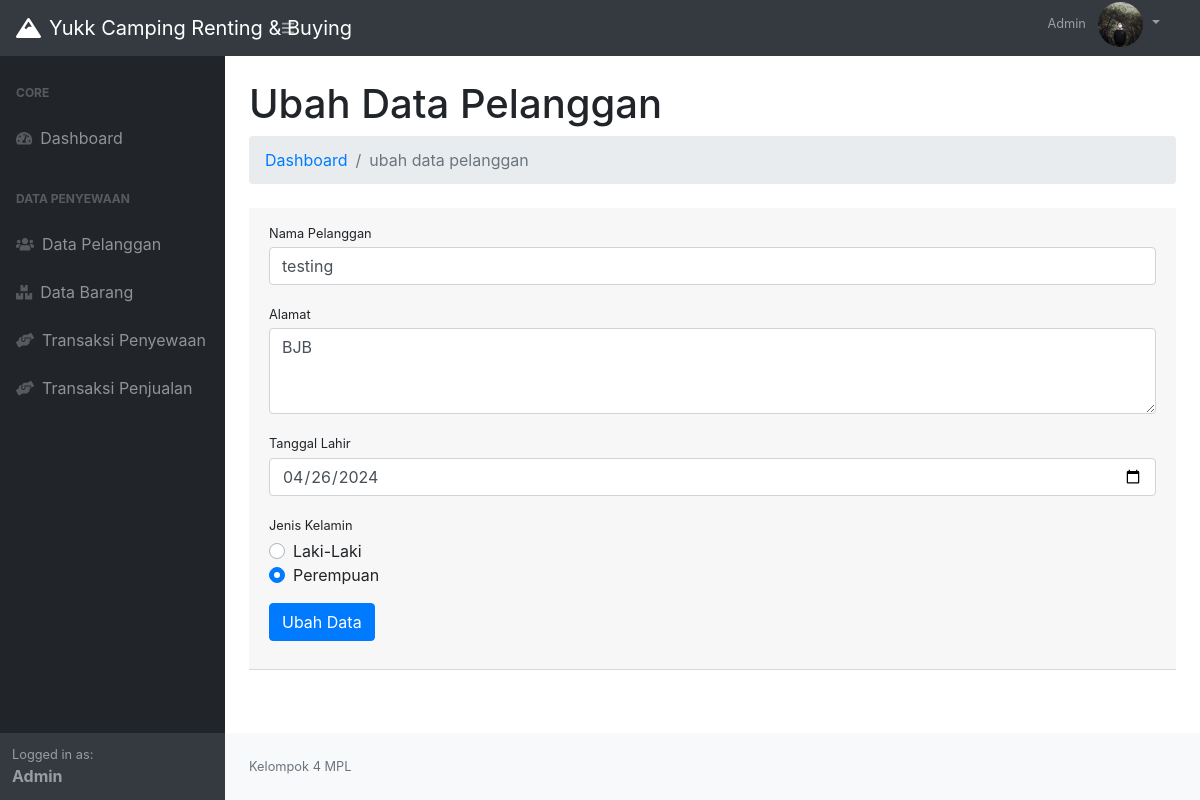
Page /sewaalatcamping-master/dashboard.php?p=pelanggan&aksi=ubah&id=4 (signed in) on the committed database.
### tables this page shows
CREATE TABLE IF NOT EXISTS `tb_pelanggan` (
  `idpelanggan` int(11) NOT NULL AUTO_INCREMENT,
  `nama_pelanggan` varchar(50) NOT NULL,
  `alamat` varchar(255) NOT NULL,
  `tgl_lahir` date NOT NULL,
  `jk` enum('L','P') NOT NULL,
  PRIMARY KEY (`idpelanggan`)
);

### sewaalatcamping-master/page/pelanggan/ubah.php (the view, shortened to what this page needs)
<?php
$id_pelanggan = $_GET['id'];
$tampilPelanggan = $conn->query("SELECT * FROM tb_pelanggan WHERE idpelanggan = $id_pelanggan") or die(mysqli_error($conn));
$pecahPelanggan = $tampilPelanggan->fetch_assoc();
?>
<h1 class="mt-4">Ubah Data Pelanggan</h1>
<ol class="breadcrumb mb-4">
    <li class="breadcrumb-item"><a href="index.php">Dashboard</a></li>
    <li class="breadcrumb-item active">ubah data pelanggan</li>
</ol>
<div class="card-header mb-5">
	<form action="" method="post">
    <div class="form-group">
        <label class="small mb-1" for="nama_pelanggan">Nama Pelanggan</label>
        <input class="form-control" id="nama_pelanggan" value="<?= $pecahPelanggan['nama_pelanggan']; ?>" name="nama_pelanggan" type="text" placeholder="Masukkan nama pelanggan"/>
    </div>
    <div class="form-group">
        <label class="small mb-1" for="alamat">Alamat</label>
        <textarea class="form-control" id="alamat" name="alamat" rows="3" placeholder="Masukkan alamat pelanggan"/><?php echo $pecahPelanggan['alamat']; ?></textarea>
    </div>
    <div class="form-group">
        <label class="small mb-1" for="tgl_lahir">Tanggal Lahir</label>
        <input type="date" value="<?= $pecahPelanggan['tgl_lahir']; ?>" name="tgl_lahir" id="tgl_lahir" class="form-control">
    </div>
    <div class="form-group">
        <label class="small mb-1" for="jk">Jenis Kelamin</label>
        <div class="custom-control custom-radio">
          <label class="custom-control-label" for="customRadio1">Laki-Laki</label>
        </div>
        <div class="custom-control custom-radio">
          <label class="custom-control-label" for="customRadio2">Perempuan</label>
        </div>
    </div>
    <div class="form-group">
    	<button type="submit" class="btn btn-primary" name="ubah">Ubah Data</button>
    </div>
	</form>
</div>

### rows in the picture
tb_pelanggan: nama_pelanggan "testing", alamat "BJB", tgl_lahir "04/26/2024"

### other values in the picture
$_SESSION['login']['nama'] "Admin"
